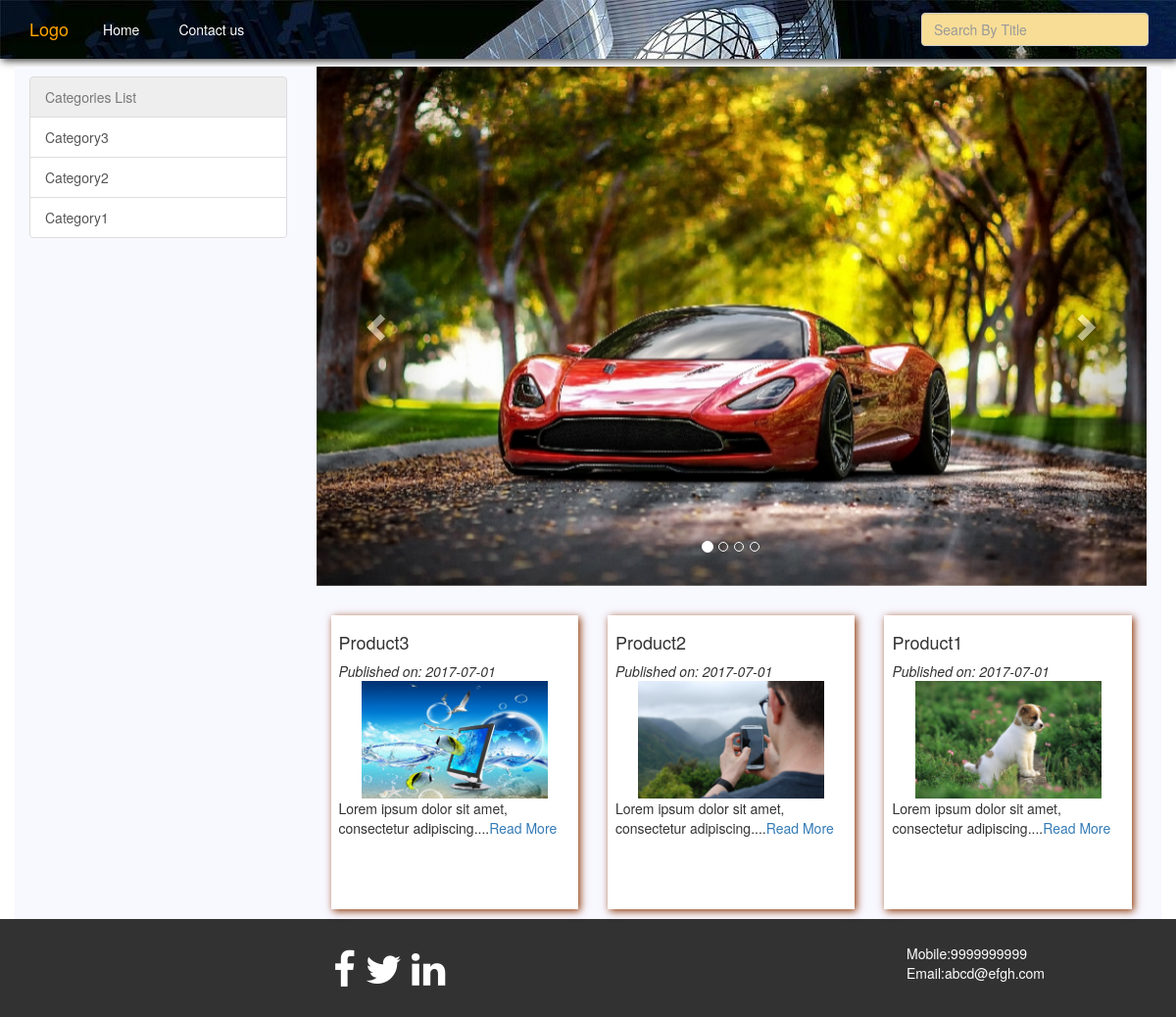
The page / on the database its author committed.
### tables this page shows
CREATE TABLE `categories` (
  `category_id` int(11) NOT NULL,
  `category_name` varchar(200) NOT NULL
);

CREATE TABLE `posts` (
  `post_id` int(11) NOT NULL,
  `post_title` varchar(200) NOT NULL,
  `post_content` text NOT NULL,
  `post_image` varchar(200) NOT NULL,
  `post_date` date NOT NULL,
  `category_id` int(10) UNSIGNED NOT NULL
);

### index.php (the view, shortened to what this page needs)
<!DOCTYPE html>
<html>
    <?php include('headerfiles.php'); ?>
<body>
	<?php include('navbar.php'); ?>
	<div class="container">
	<div class="row">
	<div class="col-sm-3" >
	    <div class="list-group">
            <a href="#" class="list-group-item disabled">Categories List</a>
			<?php
    	        include("includes/connect.php");
		        $select1 = $con->query("select * from categories order by 1 DESC");
		        if($select1->num_rows>0)
		        	while($row1 = $select1->fetch_assoc()) {
				    $category_name = $row1['category_name'];
					$category_id = $row1['category_id'];
				?>
                <a href="category.php?id=<?php echo $category_id;?>" class="list-group-item" id='category-item'><?php echo $category_name; ?></a>
			   <?php }; ?>
       </div>
    </div>
	<div class="col-sm-9">
	<?php
	include("includes/connect.php");
	$j=1;
	$select = $con->query("select * from carousel_images");
	while($row = $select->fetch_assoc()) {
		$img_name[$j] = $row['img_name'];
		$j++;
	};
	?>
  <div id="myCarousel" class="carousel slide" data-ride="carousel">
    <ol class="carousel-indicators">
      <li data-target="#myCarousel" data-slide-to="0" class="active"></li>
      <li data-target="#myCarousel" data-slide-to="1"></li>
      <li data-target="#myCarousel" data-slide-to="2"></li>
      <li data-target="#myCarousel" data-slide-to="3"></li>
    </ol>
    <div class="carousel-inner" role="listbox">
      <div class="item active">
        <img src="admin/carousel_images/<?php echo $img_name[1]; ?>" width="460" height="345">
      </div>
    </div>
    <a class="left carousel-control" href="#myCarousel" role="button" data-slide="prev">
      <span class="glyphicon glyphicon-chevron-left" aria-hidden="true"></span>
    </a>
    <a class="right carousel-control" href="#myCarousel" role="button" data-slide="next">
      <span class="glyphicon glyphicon-chevron-right" aria-hidden="true"></span>
    </a>
  </div><br>
	<?php
    	include("includes/connect.php");
		$select = $con->query("select * from posts order by rand() limit 0,9");
		if($select->num_rows>0)
			while($row = $select->fetch_assoc()) {
				$content = substr($row['post_content'],0,50);
				?>
				<div class="col-md-4">
				<div id="box">
				<h4><?php echo $row['post_title'];?></h4>
				<i>Published on: <?php echo $row['post_date'];?></i>
				<center><img src="admin/uploads/<?php echo $row['post_image'];?>" id="box_img"></center>
				<p><?php echo $content."....";?><a href="readmore.php?id=<?php echo $row['post_id'];?>">Read More</a></p>
				</div>
				</div>
				<?php
		    };
	?>
	</div>
	</div>
	</div>
	<?php include"footer.php";?>
</body>
</html>

### headerfiles.php (shortened to what this page needs)
<head>
        <link rel="stylesheet" href="css/bootstrap.min.css">
		<link rel= "stylesheet" href="css/font-awesome.min.css">
		<link rel="stylesheet" href="main.css">
	</head>

### navbar.php
<div class="container-fluid" id="navbar" >
	    <ul class="nav">
		    <li><span class="navbar-brand">Logo</span></li>
			<li class="active"><a href="index.php">Home</a></li>
		    <li><a href="contact.php">Contact us</a></li>
			<div class="searchbox">
	            <form action="search.php" method="get">
		        <input id="search" class="form-control " type="text" size='25' name="search"
		     	placeholder="Search By Title">
		       </form>
	        </div>
	    </ul>
</div>

### footer.php
<footer class="container-fluid" id="footer">
    <div class="row">
	    <div class="col-sm-3"></div>
		<div class="col-sm-6">
		<center><div style="background:red;margin:20px;">
		    <div class="footer_link">
			    <a href="http:\\facebook.com"><span class="fa fa-facebook"></span></a>
			</div>
			<div class="footer_link">
                <a href="http:\\twitter.com"><span class="fa fa-twitter"></span></a>
			</div>
            <div class="footer_link">
                 <a href="http:\\linkedin.com"><span class="fa fa-linkedin"></span></a>
            </div>
			</div></center>
		</div>
		<div class="col-sm-3" style="padding:25px;">
		    Mobile:9999999999<br>
			Email:abcd@efgh.com
		</div>
	</div>
</footer>

### main.css (style rules this page uses)
#navbar { background:url(admin/carousel_images/navbar.jpg) ; margin-bottom:8px; box-shadow:2px 2px 8px ; }
#navbar li { float:left; }
#navbar span { color:orange; }
#navbar a { color:white; padding:15px; margin:5px; border-radius:3px }
.navbar-brand { padding-top:19px; }
.searchbox { float:right; margin:13px; }
#search { background:rgb(248,221,150); }
.carousel-inner > .item > img, .carousel-inner > .item > a > img { width: 100%; margin: auto; }
#box { margin-top:10px; margin-bottom:10px; height:300px; border:1px light gray; padding:8px; box-shadow:2px 2px 8px rgb(140,51,0); overflow:hidden; background:white; }
.list-group { margin-top:10px; }
#category-item { transition:0.5s; }
#box_img { width:190px; height:120px; }
.container { background:ghostwhite; }
#footer { background:rgb(50,50,50); height:100px; color:white; }
#footer a { color:white; font-size:40px; transition:all 0.5s; padding:5px; }
.footer_link { float:left; }

### rows shown on the page
categories: category_name "Category3"
categories: category_name "Category2"
categories: category_name "Category1"
posts: post_title "Product3", post_date "2017-07-01", post_image (picture), post_content "Lorem ipsum dolor sit amet, consectetur adipiscing"
posts: post_title "Product2", post_date "2017-07-01", post_image (picture), post_content "Lorem ipsum dolor sit amet, consectetur adipiscing"
posts: post_title "Product1", post_date "2017-07-01", post_image (picture), post_content "Lorem ipsum dolor sit amet, consectetur adipiscing"
